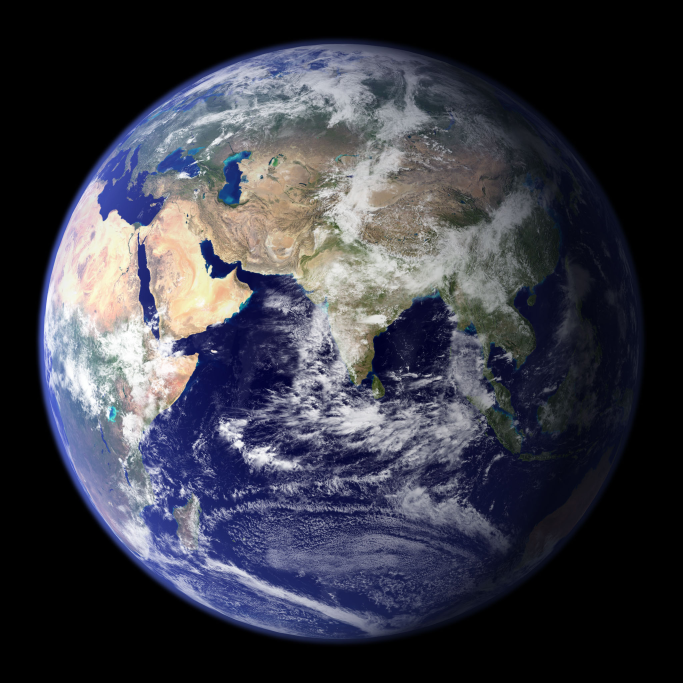
%> input picture data/earth_image.jpg, 2048 x 2048 px (shown at 1/3 size)
$ octave main_cubesat_simulation.m   (GNU Octave 9; MATLAB toolbox functions it lacks are replaced by stand-ins)
%> lines starting %> are read from the running program, lines starting %| are printed output that depends on the picture
### scripts/gps_tracking.m
function [lla, vel] = gps_tracking(pos_ecef, t_orbit)
    % Simulate GPS tracking
    % Inputs:
    %   pos_ecef: Nx3 array of ECEF positions (meters)
    %   t_orbit: Nx1 vector of timestamps (seconds since simulation start)

    % Validate inputs
    if size(pos_ecef, 2) ~= 3
        error('Position input must be an Nx3 array (x, y, z).');
    end
    if length(t_orbit) ~= size(pos_ecef, 1)
        error('Length of t_orbit (%d) must match number of rows in pos_ecef (%d).', ...
            length(t_orbit), size(pos_ecef, 1));
    end

    % Debug: Check size of pos_ecef
    disp('Size of pos_ecef in gps_tracking:');
    disp(size(pos_ecef));

    % Convert ECEF to LLA directly using ecef2lla
    lla = zeros(size(pos_ecef));
    for i = 1:size(pos_ecef, 1)
        lla(i,:) = ecef2lla(pos_ecef(i,:));
    end

    % Add simulated GPS noise (e.g., 10-meter equivalent noise in LLA)
    noise_std = 0.0001; % Roughly 10 meters in degrees (1 deg ≈ 111 km)
    lla(:,1:2) = lla(:,1:2) + noise_std * randn(size(lla(:,1:2))); % Noise on lat/lon
    lla(:,3) = lla(:,3) + 10 * randn(size(lla(:,3))); % Noise on altitude (meters)

    % Velocity (not simulated, set to zeros)
    vel = zeros(size(lla));

    % Debug: Check size of lla
    disp('Size of lla in gps_tracking:');
    disp(size(lla));
end

### scripts/observation.m
function [img_cropped, temp, co2] = observation(t_orbit, data_folder)
    % Simulate camera and sensor data
    % Inputs:
    %   t_orbit: Nx1 vector of timestamps (seconds)
    %   data_folder: Absolute path to data folder

    % Ensure t_orbit is a column vector
    t_orbit = t_orbit(:);

    % Debug: Check size of t_orbit
    disp('Size of t_orbit in observation:');
    disp(size(t_orbit));

    % Default image if earth_image.jpg is not found
    img_cropped = zeros(200, 200, 3, 'uint8'); % Black image as fallback

    % Try to load the image
    image_path = fullfile(data_folder, 'earth_image.jpg');
    try
        if exist(image_path, 'file')
            img = imread(image_path);
            img_cropped = imcrop(img, [500, 500, 200, 200]); % Simulate FOV
        else
            warning('Image file %s not found. Using blank image.', image_path);
        end
    catch err
        warning('Error loading image %s: %s. Using blank image.', image_path, err.message);
    end

    % Simulate sensor data
    temp = 50 * rand(size(t_orbit)) - 50; % Temperature (°C)
    co2 = 400 + 10 * randn(size(t_orbit)); % CO2 (ppm)

    % Debug: Check sizes
    disp('Size of temp:');
    disp(size(temp));
    disp('Size of co2:');
    disp(size(co2));

    % Ensure temp and co2 are column vectors
    temp = temp(:);
    co2 = co2(:);
end

### scripts/attitude_dynamics.m
function dq = attitude_dynamics(t, state, J, Kp, Kd, n)
    % Attitude dynamics for 3U CubeSat
    q = state(1:4); % Quaternion
    w = state(5:7); % Angular velocity
    q_d = [1; 0; 0; 0]; % Desired quaternion (nadir)
    q_e = quatmultiply(quatconj(q_d'), q')';
    tau = -Kp * q_e(2:4) - Kd * w; % PID control
    q_dot = 0.5 * quatmultiply(q', [0; w]')';
    w_dot = J \ (tau - cross(w, J * w));
    dq = [q_dot; w_dot];
end

### scripts/communication.m
function [data_transmitted] = communication(t_orbit, pos_ecef, gs_lla)
    % Simulate S-band communication
    % Inputs:
    %   t_orbit: Nx1 vector of timestamps (seconds)
    %   pos_ecef: Nx3 array of ECEF positions (meters)
    %   gs_lla: 1x3 vector of ground station coordinates (lat, lon, alt in deg, deg, m)

    % Validate inputs
    if nargin < 3
        error('Not enough input arguments. Expected t_orbit, pos_ecef, and gs_lla.');
    end
    if size(pos_ecef, 2) ~= 3
        error('Position input must be an Nx3 array (x, y, z).');
    end
    if length(t_orbit) ~= size(pos_ecef, 1)
        error('Length of t_orbit (%d) must match number of rows in pos_ecef (%d).', ...
            length(t_orbit), size(pos_ecef, 1));
    end
    if length(gs_lla) ~= 3
        error('gs_lla must be a 1x3 vector (lat, lon, alt).');
    end

    % Debug: Confirm inputs
    disp('Running communication simulation...');
    disp('Size of pos_ecef in communication:');
    disp(size(pos_ecef));
    disp('Length of t_orbit in communication:');
    disp(length(t_orbit));

    % Simulate communication
    elevation = zeros(size(t_orbit));
    for i = 1:length(t_orbit)
        try
            sat_lla = ecef2lla(pos_ecef(i,:)); % pos_ecef is already in meters
            [~, el, ~] = geodetic2aer(sat_lla(1), sat_lla(2), sat_lla(3), gs_lla(1), gs_lla(2), gs_lla(3));
            elevation(i) = el;
        catch
            elevation(i) = 0; % Fallback if conversion fails
        end
    end
    link_active = elevation > 10; % Link active if elevation > 10°
    data_rate = 1e6; % 1 Mbps
    data_transmitted = cumsum(link_active) * data_rate / 8; % Bytes
end

### scripts/main_cubesat_simulation.m
% Main CubeSat Simulation Script
% Simulates a 3U CubeSat in LEO for environmental observation, GPS tracking,
% and communication with a ground station.
clear all; clc; close all;

% Define project root directory
project_root = 'C:\Users\goodking\Documents\MATLAB\CubeSat_Simulation';
data_folder = fullfile(project_root, 'data');
results_folder = fullfile(project_root, 'results');

% Create results folder if it doesn't exist
if ~exist(results_folder, 'dir')
    mkdir(results_folder);
end

% Add scripts folder to path
addpath(fullfile(project_root, 'scripts'));

% --- Initialize Parameters ---
% CubeSat properties
mass = 4; % kg
Ixx = 0.008; Iyy = 0.008; Izz = 0.012; % Moment of inertia (kg*m^2)
J = diag([Ixx, Iyy, Izz]); % Inertia matrix

% Orbital parameters
alt = 500e3; % Altitude (m)
mu = 3.986e14; % Earth's gravitational constant (m^3/s^2)
R_earth = 6378e3; % Earth radius (m)
a = R_earth + alt; % Semi-major axis (m)
n = sqrt(mu/a^3); % Mean motion (rad/s)

% Simulation parameters
tspan = 0:1:1000; % 1000 seconds for testing
q0 = [1; 0; 0; 0]; % Initial quaternion (nadir pointing)
w0 = [0; 0; 0]; % Initial angular velocity (rad/s)

% Ground station coordinates
gs_lla = [0, 0, 0]; % Lat, Lon, Alt (deg, deg, m)

% --- Load Orbit Data from GMAT ---
try
    orbit_data = readtable(fullfile(data_folder, 'orbit_data.csv'));
    % Check if expected columns exist
    if ~all(ismember({'time', 'x', 'y', 'z'}, orbit_data.Properties.VariableNames))
        error('orbit_data.csv does not contain required columns: time, x, y, z');
    end
    t_orbit = orbit_data.time;
    pos_eci = [orbit_data.x, orbit_data.y, orbit_data.z]; % ECI position (m)
    % Truncate to match tspan
    idx = t_orbit <= max(tspan);
    t_orbit = t_orbit(idx);
    pos_eci = pos_eci(idx,:);
catch err
    warning('Failed to load orbit_data.csv: %s. Using simplified orbit model.', err.message);
    t_orbit = tspan;
    pos_eci = zeros(length(tspan), 3);
    for i = 1:length(tspan)
        theta = n * tspan(i);
        pos_eci(i,:) = a * [cos(theta), sin(theta), 0]; % Simplified ECI
    end
end

% Ensure t_orbit is a column vector
t_orbit = t_orbit(:);

% Debug: Check sizes
disp('Size of pos_eci:');
disp(size(pos_eci));
disp('Length of t_orbit:');
disp(length(t_orbit));

% --- Attitude Dynamics ---
try
    Kp = 0.01; Kd = 0.05; % PID gains
    [t, state] = ode45(@(t, state) attitude_dynamics(t, state, J, Kp, Kd, n), tspan, [q0; w0]);
    q = state(:,1:4); % Quaternion

    % Plot attitude
    figure;
    plot(t, q);
    xlabel('Time (s)'); ylabel('Quaternion');
    title('CubeSat Attitude');
    legend('q0', 'q1', 'q2', 'q3');
    saveas(gcf, fullfile(results_folder, 'attitude_plot.png'));
catch err
    warning('Error in attitude dynamics: %s', err.message);
end

% --- Convert ECI to ECEF for GPS and Communication ---
try
    % Earth's angular velocity (rad/s)
    omega_earth = 7.292115e-5;
    pos_ecef = zeros(size(pos_eci));
    for i = 1:size(pos_eci, 1)
        % Rotation angle due to Earth's rotation
        theta = omega_earth * t_orbit(i);
        % ECI to ECEF rotation matrix (rotation around z-axis)
        R = [cos(theta), sin(theta), 0; -sin(theta), cos(theta), 0; 0, 0, 1];
        pos_ecef(i,:) = (R * pos_eci(i,:)')';
    end
catch err
    warning('Error converting ECI to ECEF: %s', err.message);
    pos_ecef = pos_eci; % Fallback (may cause issues in GPS/communication)
end

% --- GPS Tracking ---
try
    [lla, vel] = gps_tracking(pos_ecef, t_orbit);
    figure;
    geoplot(lla(:,1), lla(:,2), 'b.');
    geobasemap('satellite');
    title('CubeSat Ground Track');
    saveas(gcf, fullfile(results_folder, 'ground_track.png'));
catch err
    warning('Error in GPS tracking: %s', err.message);
end

% --- Environmental Observation ---
try
    [img_cropped, temp, co2] = observation(t_orbit, data_folder);
%> in observation, img is the input picture: size 2048x2048x3 uint8; mean R, G, B 58.7, 59.7, 70.5
%> in observation, `img_cropped = imcrop(img, [500, 500, 200, 200]);`:
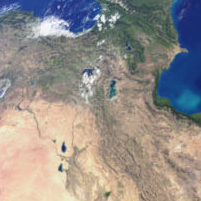
%> img_cropped: size 201x201x3 uint8; mean R, G, B 148.2, 142.6, 138.4
%> temp = 1001 values, max -0.0157 at index 667, min -49.99 at index 403, mean -25.16; co2 = 1001 values, max 431.7 at index 725, min 367.1 at index 248, mean 399.8
    figure;
    imshow(img_cropped);
    title('Simulated Camera Image');
    saveas(gcf, fullfile(results_folder, 'camera_image.png'));

    % Save sensor data
    output_folder = fullfile(data_folder, 'output');
    if ~exist(output_folder, 'dir')
        mkdir(output_folder);
    end
    sensor_data = table(t_orbit, temp, co2, 'VariableNames', {'Time_s', 'Temperature_C', 'CO2_ppm'});
%> sensor_data = 1001 items; first 5, Time_s, Temperature_C and CO2_ppm: 0 -7.78 387.8, 1 -12.1 407.6, 2 -28.97 395.8, 3 -37.05 405, 4 -24.44 405.8
    writetable(sensor_data, fullfile(output_folder, 'sensor_data.csv'));
catch err
    warning('Error in observation: %s', err.message);
end

% --- Communication Simulation ---
try
    [data_transmitted] = communication(t_orbit, pos_ecef, gs_lla);
%> (the run ends here)
